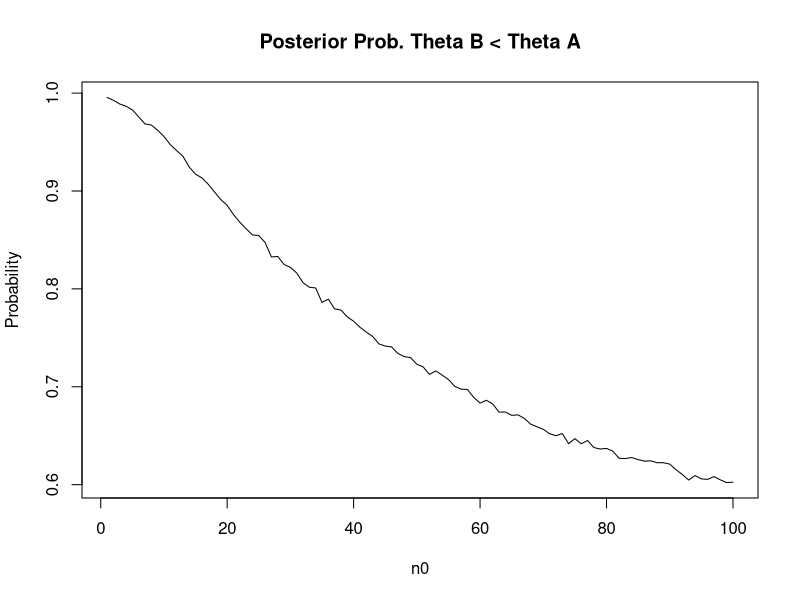
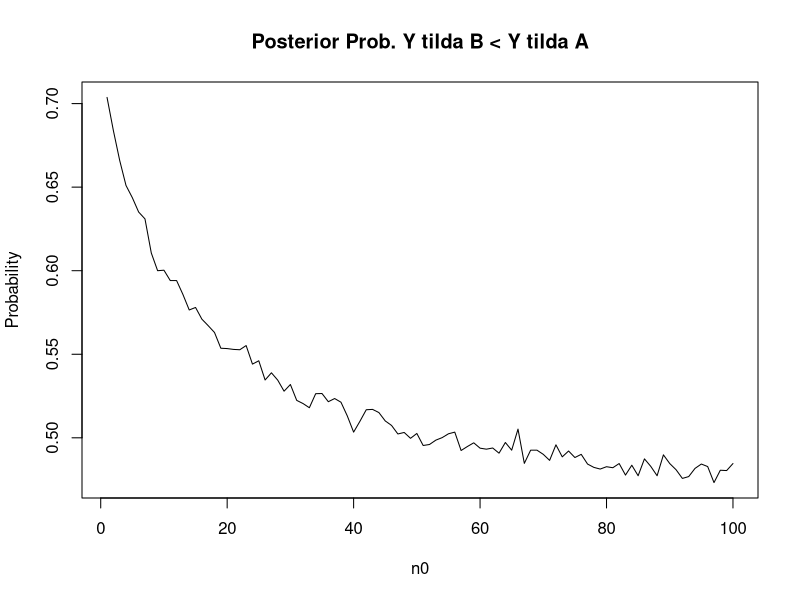
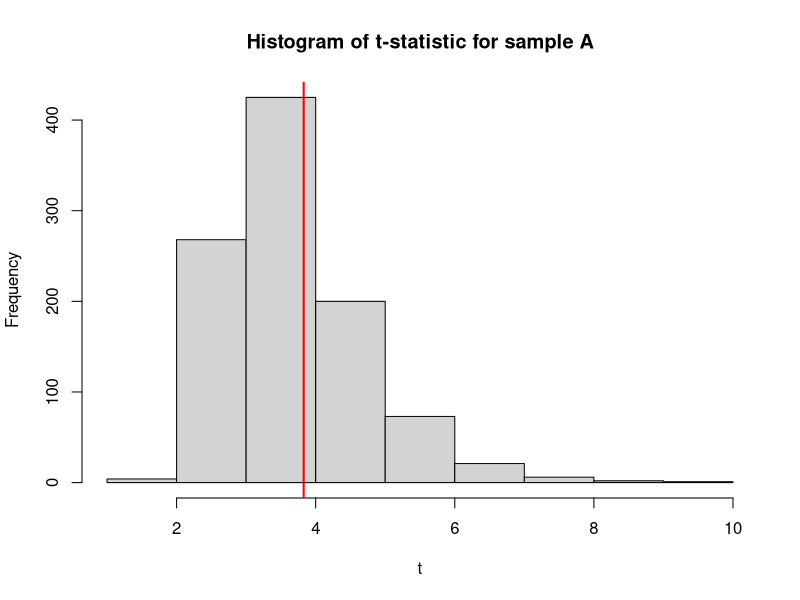
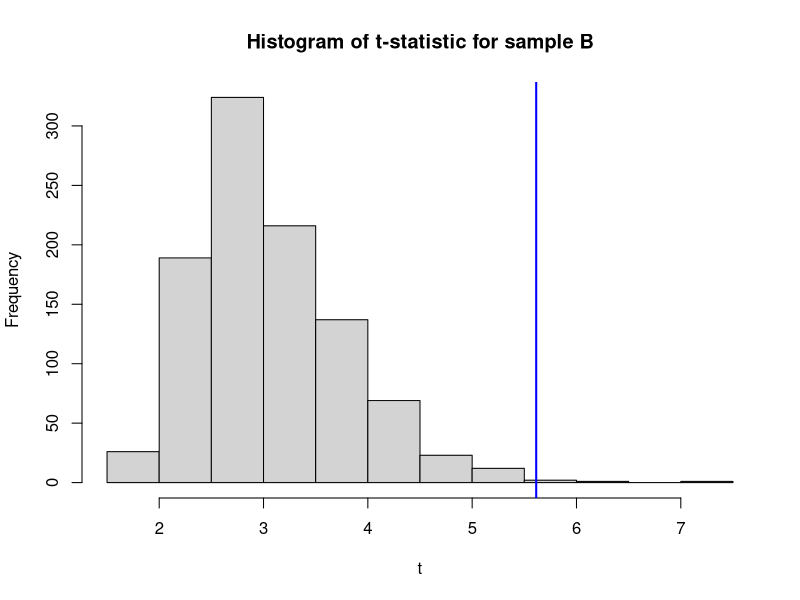

These charts were generated, in order, by the following R code:
## ---- chunk 1
#sampling a
ya <- c(12,9,12,14,13,13,15,8,15,6)
na <- length(ya)
sya <- sum(ya)

a1 <- 120; a2 <- 10 #prior parameters 

yb <- c(11,11,10,9,9,8,7,10,6,8,8,9,7)
nb <- length(yb)
syb <- sum(yb)

b1 <- 12; b2 <- 1

#Monte Carlo sampling
set.seed(1651)

thetaa.mc <- rgamma(10000, a1 + sya, a2 + na) #using 10000 samplings for each theta
thetab.mc <- rgamma(10000, b1 + syb, b2 + nb)

mean(thetab.mc < thetaa.mc)
## ---- chunk 2
n0 <- seq(1:100)

set.seed(1651)
postprob <- c() # for inputting probability value for each iteration

#calculating posterior prob. theta b < theta a for values of n0
for(i in 1:length(n0)){
  thetab.mc <- rgamma(10000, b1*i + syb, i + nb)
  postprob[i] <- mean(thetab.mc < thetaa.mc)
}

print(postprob)
plot(n0, postprob, type = "l", main = "Posterior Prob. Theta B < Theta A", xlab = "n0", ylab = "Probability")
## ---- chunk 3
thetaa.mc <- rgamma(10000, a1 + sya, a2 + na)
thetab.mc <- rgamma(10000, b1 + syb, b2 + nb)

#posterior predictive sampling
set.seed(1651)

ya.mc <- rpois(10000, thetaa.mc)
yb.mc <- rpois(10000, thetab.mc)

mean(yb.mc < ya.mc)
## ---- chunk 4
set.seed(1651)
postpred <- c() 

#calculating posterior prob. theta b < theta a for values of n0
for(i in 1:length(n0)){
  thetab.mc <- rgamma(10000, b1*i + syb, i + nb)
  newyb.mc <- rpois(10000, thetab.mc)
  postpred[i] <- mean(newyb.mc < ya.mc)
}

print(postpred)
plot(n0, postpred, type = "l", main = "Posterior Prob. Y tilda B < Y tilda A", xlab = "n0", ylab = "Probability")
## ---- chunk 5
ta.mc <- c() #sample statistic of interest
set.seed(1651)

for(s in 1:1000){
  thetaa.mc <- rgamma(10, a1 + sya, a2 + na)
  ya.mc <- rpois(10,thetaa.mc)
  ta.mc[s] <- mean(ya.mc)/sd(ya.mc) 
}
ta.obs <- mean(ya)/sd(ya)

hist(ta.mc, main = "Histogram of t-statistic for sample A", xlab = "t")
abline(v = ta.obs, col = "red", lwd = 2)

#calculating absolute mean difference for all t.mc iterations
for(i in 1:1000){
  diff <- abs(ta.mc[i] - ta.obs)
}
mean(diff)
## ---- chunk 6
tb.mc <- c()
set.seed(1651)

for(s in 1:1000){
  thetab.mc <- rgamma(13, b1 + syb, b2 + nb)
  yb.mc <- rpois(13,thetab.mc)
  tb.mc[s] <- mean(yb.mc)/sd(yb.mc) 
}
tb.obs <- mean(yb)/sd(yb)

hist(tb.mc, main = "Histogram of t-statistic for sample B", xlab = "t")
abline(v = tb.obs, col = "blue", lwd = 2)

for(i in 1:1000){
  diff <- abs(tb.mc[i] - tb.obs)
}
mean(diff)
